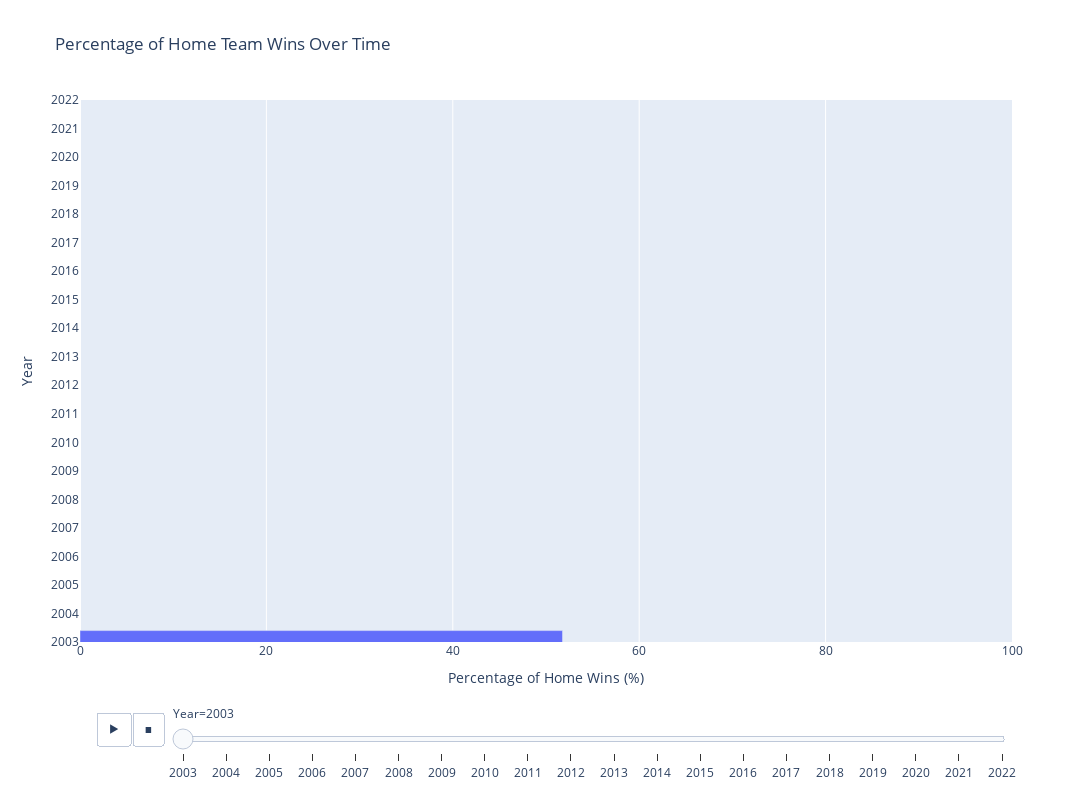

Notebook code cell kept with this figure:
### Code cell
games_data = pd.read_csv('./ALEC FOLDER/games.csv' )
games_data['GAME_DATE_EST'] = pd.to_datetime(games_data['GAME_DATE_EST'])
games_data['YEAR'] = games_data['GAME_DATE_EST'].dt.year

# Aggregate the data
yearly_stats = games_data.groupby('YEAR').agg(
    Total_Games=('HOME_TEAM_WINS', 'size'),
    Home_Wins=('HOME_TEAM_WINS', 'sum')
).reset_index()  

yearly_stats['Home_Win_Percentage'] = (yearly_stats['Home_Wins'] / yearly_stats['Total_Games']) * 100

# Create an animated horizontal bar chart
fig = px.bar(
    yearly_stats,
    y='YEAR',  
    x='Home_Win_Percentage',
    labels={'Home_Win_Percentage': 'Percentage of Home Wins', 'YEAR': 'Year'},
    title='Percentage of Home Team Wins Over Time',
    animation_frame='YEAR',  
    orientation='h',  
    range_x=[0, 100]  
)

fig.update_layout(
    height=800,  
    width=1200,  
    yaxis_title='Year',
    xaxis_title='Percentage of Home Wins (%)',
    yaxis=dict(
        range=[yearly_stats['YEAR'].min(), yearly_stats['YEAR'].max()],
        tickmode='linear'
    ),
    hovermode='y'  
)


fig.show()

### Figure 1 — Plotly figure (JSON) as saved in the notebook; plotly's stock layout.template omitted (floating-point values rounded to 4 significant figures)
{"data": [{"alignmentgroup": "True", "hovertemplate": "Year=%{y}<br>Percentage of Home Wins=%{x}<extra></extra>", "legendgroup": "", "marker": {"color": "#636efa", "pattern": {"shape": ""}}, "name": "", "offsetgroup": "", "orientation": "h", "showlegend": false, "textposition": "auto", "type": "bar", "x": [51.77], "xaxis": "x", "y": [2003], "yaxis": "y"}], "layout": {"barmode": "relative", "height": 800, "hovermode": "y", "legend": {"tracegroupgap": 0}, "sliders": [{"active": 0, "currentvalue": {"prefix": "Year="}, "len": 0.9, "pad": {"b": 10, "t": 60}, "steps": [{"args": [["2003"], {"frame": {"duration": 0, "redraw": true}, "fromcurrent": true, "mode": "immediate", "transition": {"duration": 0, "easing": "linear"}}], "label": "2003", "method": "animate"}, {"args": [["2004"], {"frame": {"duration": 0, "redraw": true}, "fromcurrent": true, "mode": "immediate", "transition": {"duration": 0, "easing": "linear"}}], "label": "2004", "method": "animate"}, {"args": [["2005"], {"frame": {"duration": 0, "redraw": true}, "fromcurrent": true, "mode": "immediate", "transition": {"duration": 0, "easing": "linear"}}], "label": "2005", "method": "animate"}, {"args": [["2006"], {"frame": {"duration": 0, "redraw": true}, "fromcurrent": true, "mode": "immediate", "transition": {"duration": 0, "easing": "linear"}}], "label": "2006", "method": "animate"}, {"args": [["2007"], {"frame": {"duration": 0, "redraw": true}, "fromcurrent": true, "mode": "immediate", "transition": {"duration": 0, "easing": "linear"}}], "label": "2007", "method": "animate"}, {"args": [["2008"], {"frame": {"duration": 0, "redraw": true}, "fromcurrent": true, "mode": "immediate", "transition": {"duration": 0, "easing": "linear"}}], "label": "2008", "method": "animate"}, {"args": [["2009"], {"frame": {"duration": 0, "redraw": true}, "fromcurrent": true, "mode": "immediate", "transition": {"duration": 0, "easing": "linear"}}], "label": "2009", "method": "animate"}, {"args": [["2010"], {"frame": {"duration": 0, "redraw": true}, "fromcurrent": true, "mode": "immediate", "transition": {"duration": 0, "easing": "linear"}}], "label": "2010", "method": "animate"}, {"args": [["2011"], {"frame": {"duration": 0, "redraw": true}, "fromcurrent": true, "mode": "immediate", "transition": {"duration": 0, "easing": "linear"}}], "label": "2011", "method": "animate"}, {"args": [["2012"], {"frame": {"duration": 0, "redraw": true}, "fromcurrent": true, "mode": "immediate", "transition": {"duration": 0, "easing": "linear"}}], "label": "2012", "method": "animate"}, {"args": [["2013"], {"frame": {"duration": 0, "redraw": true}, "fromcurrent": true, "mode": "immediate", "transition": {"duration": 0, "easing": "linear"}}], "label": "2013", "method": "animate"}, {"args": [["2014"], {"frame": {"duration": 0, "redraw": true}, "fromcurrent": true, "mode": "immediate", "transition": {"duration": 0, "easing": "linear"}}], "label": "2014", "method": "animate"}, {"args": [["2015"], {"frame": {"duration": 0, "redraw": true}, "fromcurrent": true, "mode": "immediate", "transition": {"duration": 0, "easing": "linear"}}], "label": "2015", "method": "animate"}, {"args": [["2016"], {"frame": {"duration": 0, "redraw": true}, "fromcurrent": true, "mode": "immediate", "transition": {"duration": 0, "easing": "linear"}}], "label": "2016", "method": "animate"}, {"args": [["2017"], {"frame": {"duration": 0, "redraw": true}, "fromcurrent": true, "mode": "immediate", "transition": {"duration": 0, "easing": "linear"}}], "label": "2017", "method": "animate"}, {"args": [["2018"], {"frame": {"duration": 0, "redraw": true}, "fromcurrent": true, "mode": "immediate", "transition": {"duration": 0, "easing": "linear"}}], "label": "2018", "method": "animate"}, {"args": [["2019"], {"frame": {"duration": 0, "redraw": true}, "fromcurrent": true, "mode": "immediate", "transition": {"duration": 0, "easing": "linear"}}], "label": "2019", "method": "animate"}, {"args": [["2020"], {"frame": {"duration": 0, "redraw": true}, "fromcurrent": true, "mode": "immediate", "transition": {"duration": 0, "easing": "linear"}}], "label": "2020", "method": "animate"}, {"args": [["2021"], {"frame": {"duration": 0, "redraw": true}, "fromcurrent": true, "mode": "immediate", "transition": {"duration": 0, "easing": "linear"}}], "label": "2021", "method": "animate"}, {"args": [["2022"], {"frame": {"duration": 0, "redraw": true}, "fromcurrent": true, "mode": "immediate", "transition": {"duration": 0, "easing": "linear"}}], "label": "2022", "method": "animate"}], "x": 0.1, "xanchor": "left", "y": 0, "yanchor": "top"}], "title": {"text": "Percentage of Home Team Wins Over Time"}, "updatemenus": [{"buttons": [{"args": [null, {"frame": {"duration": 500, "redraw": true}, "fromcurrent": true, "mode": "immediate", "transition": {"duration": 500, "easing": "linear"}}], "label": "&#9654;", "method": "animate"}, {"args": [[null], {"frame": {"duration": 0, "redraw": true}, "fromcurrent": true, "mode": "immediate", "transition": {"duration": 0, "easing": "linear"}}], "label": "&#9724;", "method": "animate"}], "direction": "left", "pad": {"r": 10, "t": 70}, "showactive": false, "type": "buttons", "x": 0.1, "xanchor": "right", "y": 0, "yanchor": "top"}], "width": 1200, "xaxis": {"anchor": "y", "domain": [0, 1], "range": [0, 100], "title": {"text": "Percentage of Home Wins (%)"}}, "yaxis": {"anchor": "x", "categoryarray": [2022, 2021, 2020, 2019, 2018, 2017, 2016, 2015, 2014, 2013, 2012, 2011, 2010, 2009, 2008, 2007, 2006, 2005, 2004, 2003], "categoryorder": "array", "domain": [0, 1], "range": [2003, 2022], "tickmode": "linear", "title": {"text": "Year"}}}}
